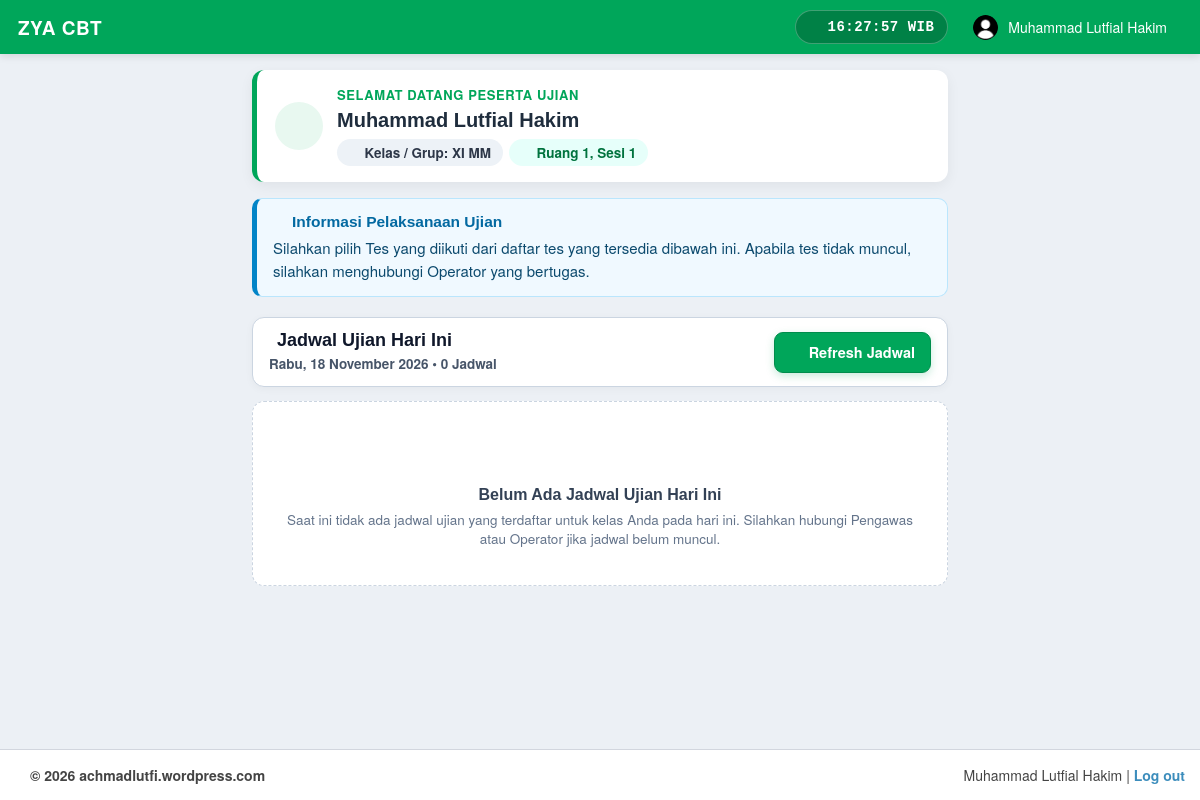
The page /index.php/tes_dashboard (signed in) on the database its author committed.
### tables this page shows
CREATE TABLE `cbt_user` (
  `user_id` bigint(20) UNSIGNED NOT NULL,
  `user_login` int(11) NOT NULL DEFAULT 0 COMMENT ' 	0=Tidak Login, 1=Login ',
  `user_login_date` date DEFAULT NULL,
  `user_grup_id` bigint(20) UNSIGNED NOT NULL,
  `user_name` varchar(255) NOT NULL,
  `user_password` varchar(255) NOT NULL,
  `user_email` varchar(255) DEFAULT NULL,
  `user_regdate` timestamp NOT NULL DEFAULT current_timestamp(),
  `user_ip` varchar(39) DEFAULT NULL,
  `user_firstname` varchar(255) DEFAULT NULL,
  `user_birthdate` date DEFAULT NULL,
  `user_birthplace` varchar(255) DEFAULT NULL,
  `user_level` smallint(3) UNSIGNED NOT NULL DEFAULT 1,
  `user_detail` varchar(25) DEFAULT NULL
);

### application/libraries/Template.php (called while the page is built, shortened)
<?php  if ( ! defined('BASEPATH')) exit('No direct script access allowed');
	class Template{
		protected $_ci;
		function __construct(){
			$this->_ci=&get_instance();
            $this->_ci->load->library('access');
            $this->_ci->load->model('users_model');
			$this->_ci->load->model('cbt_konfigurasi_model');
		}
		function display_tes($template, $title, $data=null){
			$query = $this->_ci->cbt_konfigurasi_model->get_by_kolom_limit('konfigurasi_kode', 'cbt_nama', 1);
			if($query->num_rows()>0){
				$data['site_name']=$query->row()->konfigurasi_isi;
			}else{
				$data['site_name']=$this->_ci->config->item('site_name');
			}
			$data['site_version']=$this->_ci->config->item('site_version');
			$data['content']=$this->_ci->load->view($template,$data,true);
			$data['title']=$title;
			$this->_ci->load->view('template/template_tes.php',$data);
		}
	}
?>

### application/controllers/Tes_dashboard.php (called while the page is built, shortened)
<?php if ( ! defined('BASEPATH')) exit('No direct script access allowed');
class Tes_dashboard extends Tes_Controller {
	private $kelompok = 'ujian';
	private $url = 'tes_dashboard';
    public function index(){
        $data['nama'] = $this->access_tes->get_nama();
        $data['group'] = $this->access_tes->get_group();
        $data['url'] = $this->url;
        $data['timestamp'] = strtotime(date('Y-m-d H:i:s'));
        $username = $this->access_tes->get_username();
        $data['username'] = $username;
        $data['user_detail'] = '';
		$query_user = $this->cbt_user_model->get_by_kolom_limit('user_name', $username, 1);
		if($query_user->num_rows()>0){
			$user_row = $query_user->row();
			$data['user_detail'] = $user_row->user_detail;
		}
		$daftar_tes = array();
		$data['daftar_tes'] = $daftar_tes;
		$query_info = $this->cbt_konfigurasi_model->get_by_kolom_limit('konfigurasi_kode', 'cbt_informasi', 1);
		if($query_info->num_rows()>0){
			$query_info = $query_info->row();
			$data['informasi'] = $query_info->konfigurasi_isi;
		}
        $this->template->display_tes($this->kelompok.'/tes_dashboard_view', 'Dashboard', $data);
    }
}

### index.php (called while the page is built, shortened)
<?php
require_once BASEPATH.'core/CodeIgniter.php';

### application/libraries/Access_tes.php (called while the page is built, shortened)
<?php  if ( ! defined('BASEPATH')) exit('No direct script access allowed');
class Access_tes{
	function __construct(){
		$this->CI =& get_instance();
	}
	function get_username(){
		return $this->CI->session->userdata('cbt_tes_user_id');
	}
}

### application/models/Cbt_user_model.php (called while the page is built, shortened)
<?php  if ( ! defined('BASEPATH')) exit('No direct script access allowed');
class Cbt_user_model extends CI_Model{
	public $table = 'cbt_user';
	function get_by_kolom_limit($kolom, $isi, $limit){
        $this->db->select('user_id,user_grup_id,user_name,user_password,user_email,user_firstname,user_detail,user_regdate')
                 ->where($kolom, $isi)
                 ->from($this->table)
				 ->limit($limit);
        return $this->db->get();
    }
}

### application/views/template/template_tes.php (the view, shortened to what this page needs)
<!DOCTYPE html>
<html>
  <head>
    <link href="<?php echo base_url(); ?>public/bootstrap/css/bootstrap.min.css" rel="stylesheet" type="text/css" />
    <link href="<?php echo base_url(); ?>public/plugins/font-awesome/css/font-awesome.min.css" rel="stylesheet" type="text/css" />
    <link href="<?php echo base_url(); ?>public/plugins/adminlte/css/AdminLTE.css" rel="stylesheet" type="text/css" />
    <link href="<?php echo base_url(); ?>public/plugins/adminlte/css/skins/_all-skins.min.css" rel="stylesheet" type="text/css" />
    <link href="<?php echo base_url(); ?>public/plugins/pnotify/pnotify.custom.min.css" rel="stylesheet" type="text/css" />
    <link href="<?php echo base_url(); ?>public/plugins/datatables/dataTables.bootstrap.css" rel="stylesheet" type="text/css" />
    <link href="<?php echo base_url(); ?>public/plugins/datatables/extensions/Responsive/css/dataTables.responsive.css" rel="stylesheet" type="text/css" />
  </head>
  <body class="skin-green layout-top-nav">
    <div class="wrapper">
      <header class="main-header">
        <nav class="navbar navbar-static-top">
          <div class="container cbt-topbar">
            <a href="<?php echo base_url(); ?>" class="cbt-brand">
              <b>ZYA CBT</b>
            </a>
            <div class="navbar-custom-menu cbt-right-nav">
                <div class="cbt-clock-badge" title="Waktu Server">
                  <i class="fa fa-clock-o"></i>
                  <span id="timestamp"><?php echo date('H:i:s', !empty($timestamp) ? $timestamp : time()); ?> WIB</span>
                </div>
                <ul class="nav navbar-nav" style="margin: 0;">
                  <li class="dropdown user user-menu">
                    <a href="#" class="dropdown-toggle" data-toggle="dropdown">
                      <img src="<?php echo base_url(); ?>public/images/avatar.png" class="user-image" alt="User Image" />
                      <span class="hidden-xs"><?php if(!empty($nama)){ echo $nama; }else{ echo 'User Tes'; } ?></span>
                    </a>
                  </li>
                </ul>
              </div>
          </div>
        </nav>
      </header>
      <div class="content-wrapper">
            <?php
            if(!empty($content)){
                echo $content;
            }
            ?>
      </div>
      <footer class="main-footer no-print">
        <div class="pull-right hidden-xs">
          <?php if(!empty($nama)){ echo $nama; } ?> | <strong> <a href="<?php echo site_url(); ?>/welcome/logout" >Log out</a></strong>
        </div>
        <div class="container">
          <strong>&copy; 2026 achmadlutfi.wordpress.com</strong>
        </div>
      </footer>
    </div>
  </body>
</html>

### application/views/ujian/tes_dashboard_view.php (shortened to what this page needs)
<div class="container">
	<div class="cbt-dash-wrap">
		<div class="cbt-profile-card">
			<div class="cbt-profile-main">
				<div class="cbt-profile-avatar">
					<i class="fa fa-graduation-cap"></i>
				</div>
				<div>
					<p class="cbt-profile-greeting">Selamat Datang Peserta Ujian</p>
					<h1 class="cbt-profile-name"><?php if(!empty($nama)){ echo htmlspecialchars($nama, ENT_QUOTES, 'UTF-8'); } ?></h1>
					<div class="cbt-profile-badges">
						<?php if(!empty($group)){ ?>
						<span class="cbt-badge cbt-badge-class">
							<i class="fa fa-users"></i> Kelas / Grup: <?php echo htmlspecialchars($group, ENT_QUOTES, 'UTF-8'); ?>
						</span>
						<?php } ?>
						<?php if(!empty($user_detail)){ ?>
						<span class="cbt-badge cbt-badge-room">
							<i class="fa fa-map-marker"></i> <?php echo htmlspecialchars($user_detail, ENT_QUOTES, 'UTF-8'); ?>
						</span>
						<?php } ?>
					</div>
				</div>
			</div>
		</div>
		<div class="cbt-info-card">
			<h4 class="cbt-info-title"><i class="fa fa-info-circle"></i> Informasi Pelaksanaan Ujian</h4>
			<div class="cbt-info-body">
				<?php
				if(!empty($informasi)){
					echo $informasi;
				}else{
					echo '<p>Silahkan pilih Tes yang diikuti dari daftar tes yang tersedia dibawah ini. Apabila tes tidak muncul, silahkan menghubungi Operator yang bertugas.</p>';
				}
				?>
			</div>
		</div>
		<?php
			$hari_indo = array('Sunday'=>'Minggu','Monday'=>'Senin','Tuesday'=>'Selasa','Wednesday'=>'Rabu','Thursday'=>'Kamis','Friday'=>'Jumat','Saturday'=>'Sabtu');
			$bulan_indo = array(1=>'Januari',2=>'Februari',3=>'Maret',4=>'April',5=>'Mei',6=>'Juni',7=>'Juli',8=>'Agustus',9=>'September',10=>'Oktober',11=>'November',12=>'Desember');
			$nama_hari = isset($hari_indo[date('l')]) ? $hari_indo[date('l')] : date('l');
			$nama_bulan = isset($bulan_indo[(int)date('n')]) ? $bulan_indo[(int)date('n')] : date('F');
			$tanggal_hari_ini = $nama_hari . ', ' . date('d') . ' ' . $nama_bulan . ' ' . date('Y');
		?>
		<div class="cbt-section-header">
			<div>
				<h2 class="cbt-section-title">
					<i class="fa fa-calendar-check-o" style="color: #00a65a;"></i> Jadwal Ujian Hari Ini
				</h2>
				<p class="cbt-section-date">
					<?php echo $tanggal_hari_ini; ?> &bull; <b><?php echo !empty($daftar_tes) ? count($daftar_tes) : 0; ?> Jadwal</b>
				</p>
			</div>
			<button type="button" onclick="window.location.reload();" class="cbt-btn-refresh">
				<i class="fa fa-refresh"></i> Refresh Jadwal
			</button>
		</div>
		<?php if(!empty($daftar_tes)){ ?>
			<?php foreach($daftar_tes as $tes){
				$cat_class = 'is-pg';
				$badge_class = 'cbt-type-pg';
				if(isset($tes->exam_category) && $tes->exam_category === 'essay'){
					$cat_class = 'is-essay';
					$badge_class = 'cbt-type-essay';
				}elseif(isset($tes->exam_category) && $tes->exam_category === 'mixed'){
					$cat_class = 'is-mixed';
					$badge_class = 'cbt-type-mixed';
				}
				$cat_label = !empty($tes->category_label) ? $tes->category_label : 'PILIHAN GANDA';
				$cat_icon = !empty($tes->category_icon) ? $tes->category_icon : 'fa-list-ul';
				$jml_soal = isset($tes->total_soal) ? (int)$tes->total_soal : 0;
			?>
				<div class="cbt-test-card <?php echo $cat_class; ?> <?php echo ($tes->status_type === 'upcoming') ? 'is-upcoming' : ''; ?>">
					<div class="cbt-test-card-badges">
						<span class="cbt-type-badge <?php echo $badge_class; ?>">
							<i class="fa <?php echo $cat_icon; ?>"></i>
							<?php echo htmlspecialchars($cat_label, ENT_QUOTES, 'UTF-8'); ?>
							<?php if($jml_soal > 0){ echo ' &bull; ' . $jml_soal . ' SOAL'; } ?>
						</span>
						<?php if($tes->status_type === 'ready'){ ?>
							<span class="cbt-status-pill cbt-status-ready">
								<i class="fa fa-circle" style="font-size: 8px;"></i> Siap Dikerjakan
							</span>
						<?php }elseif($tes->status_type === 'ongoing'){ ?>
							<span class="cbt-status-pill cbt-status-ongoing">
								<i class="fa fa-clock-o"></i> Sedang Berlangsung
							</span>
						<?php }elseif($tes->status_type === 'upcoming'){ ?>
							<span class="cbt-status-pill cbt-status-upcoming">
								<i class="fa fa-lock"></i> Menunggu Jam Buka
							</span>
						<?php }elseif($tes->status_type === 'expired'){ ?>
							<span class="cbt-status-pill cbt-status-expired">
								<i class="fa fa-times-circle"></i> Sesi Berakhir
							</span>
						<?php }else{ ?>
							<span class="cbt-status-pill cbt-status-done">
								<i class="fa fa-check-circle"></i> Selesai Dikerjakan
							</span>
						<?php } ?>
					</div>
					<div class="cbt-test-card-top">
						<h3 class="cbt-test-title"><?php echo htmlspecialchars($tes->tes_nama, ENT_QUOTES, 'UTF-8'); ?></h3>
						<?php if(!empty($tes->tes_detail) && $tes->tes_detail !== $tes->tes_nama){ ?>
							<p class="cbt-test-sub"><?php echo htmlspecialchars($tes->tes_detail, ENT_QUOTES, 'UTF-8'); ?></p>
						<?php } ?>
					</div>
					<div class="cbt-test-meta">
						<div class="cbt-meta-item">
							<span class="cbt-meta-label"><i class="fa fa-clock-o"></i> Jam Sesi Ujian</span>
							<span class="cbt-meta-value" style="color: #0369a1;">
								<?php echo date('H:i', strtotime($tes->tes_begin_time)); ?> &ndash; <?php echo date('H:i', strtotime($tes->tes_end_time)); ?> WIB
							</span>
						</div>
						<div class="cbt-meta-item">
							<span class="cbt-meta-label"><i class="fa fa-hourglass-half"></i> Waktu Pengerjaan</span>
							<span class="cbt-meta-value" style="color: #00733e;">
								<?php echo (int)$tes->tes_duration_time; ?> Menit
							</span>
						</div>
						<?php if($tes->nilai !== '' && $tes->nilai !== null){ ?>
						<div class="cbt-score-banner">
							<span><i class="fa fa-trophy" style="color: #d97706;"></i> Nilai Hasil Ujian</span>
							<span style="color: #00733e; font-size: 18px;"><?php echo htmlspecialchars($tes->nilai, ENT_QUOTES, 'UTF-8'); ?></span>
						</div>
						<?php } ?>
					</div>
					<?php if(!empty($tes->action_url)){ ?>
						<?php if($tes->status_type === 'ready'){ ?>
							<?php if(isset($tes->exam_category) && $tes->exam_category === 'essay'){ ?>
								<a href="<?php echo $tes->action_url; ?>" class="btn btn-primary btn-flat cbt-btn-action cbt-btn-action-essay">
									<i class="fa fa-pencil-square-o" style="font-size: 19px;"></i> <?php echo htmlspecialchars($tes->action_text, ENT_QUOTES, 'UTF-8'); ?>
								</a>
							<?php }else{ ?>
								<a href="<?php echo $tes->action_url; ?>" class="btn btn-success btn-flat cbt-btn-action">
									<i class="fa fa-play-circle" style="font-size: 19px;"></i> <?php echo htmlspecialchars($tes->action_text, ENT_QUOTES, 'UTF-8'); ?>
								</a>
							<?php } ?>
						<?php }elseif($tes->status_type === 'ongoing'){ ?>
							<a href="<?php echo $tes->action_url; ?>" class="btn btn-warning btn-flat cbt-btn-action cbt-btn-action-ongoing">
								<i class="fa fa-refresh" style="font-size: 18px;"></i> <?php echo htmlspecialchars($tes->action_text, ENT_QUOTES, 'UTF-8'); ?>
							</a>
						<?php }else{ ?>
							<a href="<?php echo $tes->action_url; ?>" class="btn btn-default btn-flat cbt-btn-action" style="box-shadow: none; border: 1.5px solid #cbd5e1;">
								<i class="fa fa-eye"></i> <?php echo htmlspecialchars($tes->action_text, ENT_QUOTES, 'UTF-8'); ?>
							</a>
						<?php } ?>
					<?php }else{ ?>
						<?php if($tes->status_type === 'upcoming'){ ?>
							<div class="cbt-btn-locked cbt-btn-locked-upcoming">
								<i class="fa fa-lock" style="font-size: 18px;"></i>
								<span><?php echo htmlspecialchars($tes->action_text, ENT_QUOTES, 'UTF-8'); ?></span>
							</div>
						<?php }elseif($tes->status_type === 'expired'){ ?>
							<div class="cbt-btn-locked cbt-btn-locked-expired">
								<i class="fa fa-ban" style="font-size: 18px;"></i>
								<span><?php echo htmlspecialchars($tes->action_text, ENT_QUOTES, 'UTF-8'); ?></span>
							</div>
						<?php }else{ ?>
							<div class="cbt-btn-locked cbt-btn-locked-done">
								<i class="fa fa-check-circle" style="font-size: 18px;"></i>
								<span><?php echo !empty($tes->action_text) ? htmlspecialchars($tes->action_text, ENT_QUOTES, 'UTF-8') : 'UJIAN TELAH SELESAI DIKERJAKAN'; ?></span>
							</div>
						<?php } ?>
					<?php } ?>
				</div>
			<?php } ?>
		<?php }else{ ?>
			<div class="cbt-empty-state">
				<i class="fa fa-calendar-o"></i>
				<h4>Belum Ada Jadwal Ujian Hari Ini</h4>
				<p style="margin: 0; font-size: 13.5px;">Saat ini tidak ada jadwal ujian yang terdaftar untuk kelas Anda pada hari ini. Silahkan hubungi Pengawas atau Operator jika jadwal belum muncul.</p>
			</div>
		<?php } ?>
	</div>
</div>

### rows shown on the page
cbt_user: user_firstname "Muhammad Lutfial Hakim", user_detail "Ruang 1, Sesi 1"

### other values the page prints
$group "XI MM"
$informasi "Silahkan pilih Tes yang diikuti dari daftar tes yang tersedia dibawah ini. Apabila tes tidak muncul, silahkan menghubungi Operator yang bertugas."
$tanggal_hari_ini "Rabu, 18 November 2026"
